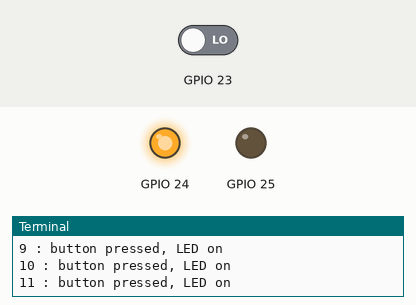
A program run on a simulated Raspberry Pi (BCM pin numbers). Parts: output pins drawn as LEDs (lit = HIGH), the last lines printed to the terminal. The test bench sets the inputs (shaded band); at power-on: GPIO 23 LOW.

Above: at 1.2 s.
1.3 s: GPIO 23 driven HIGH
At 1.8 s:
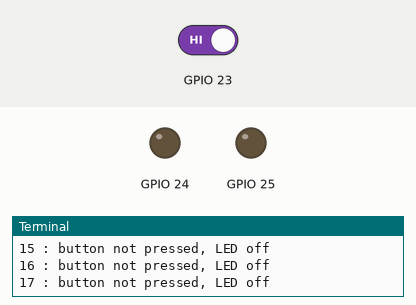
2.8 s: GPIO 23 driven LOW
At 3.2 s:
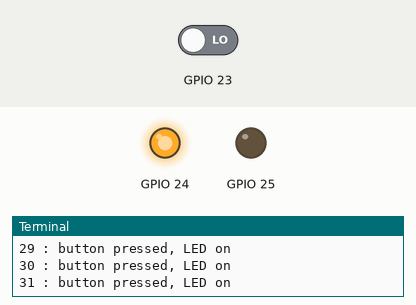
Timing chart, 0 to 5.8 s (numbered marks = the images above; inputs shaded):
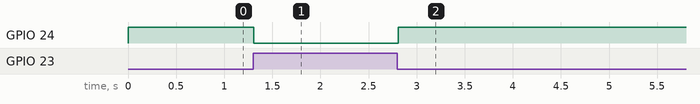

The program:

PressMomentumBlink.py
```python
#!/usr/bin/env python

import time
import RPi.GPIO as GPIO

def main():

    # tell the GPIO module that we want to use the
    # chip's pin numbering scheme
    GPIO.setmode(GPIO.BCM)

    # setup pin 25 as an output
    GPIO.setup(23,GPIO.IN)
    GPIO.setup(24,GPIO.OUT)
    GPIO.setup(25,GPIO.OUT)

    GPIO.output(24,False)
    i=0
    while True:
        if GPIO.input(23):
             # the button isn't being pressed, so the LED off
             # and turn off the red LED
             GPIO.output(24,False)
             print i , ": button not pressed, LED off"
             i = i + 1
        else:
             # the button is being pressed, so turn on the LED
             # and turn on the red LED
             GPIO.output(24,True)
             print i , ": button pressed, LED on"
             i = i + 1
        time.sleep(0.1)

    GPIO.cleanup()


if __name__=="__main__":
    main()
```

Measured:
- after the input at 1.3 s, GPIO 24: HIGH → LOW at once
- after the input at 2.8 s, GPIO 24: LOW → HIGH at once
